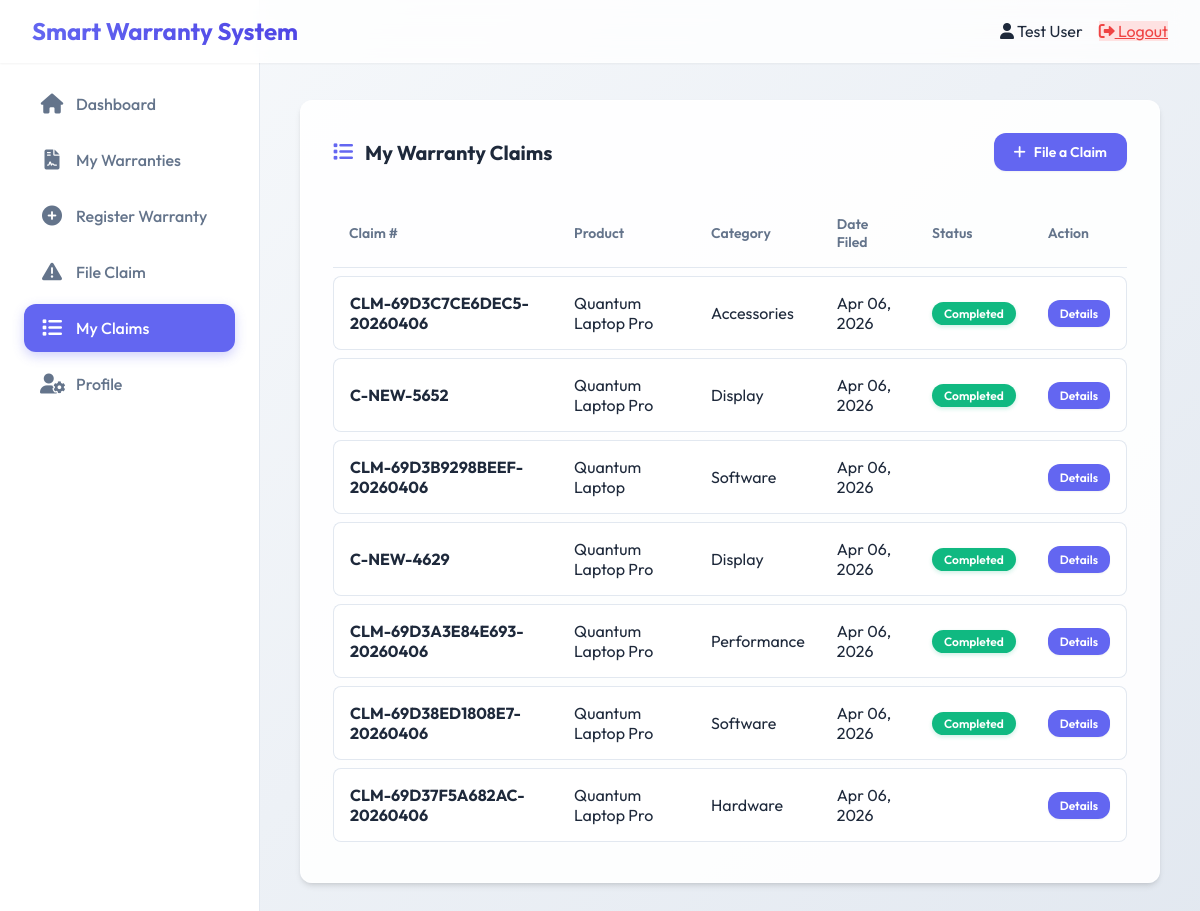
The page /client/claims.php (signed in) on the database its author committed.
### tables this page shows
CREATE TABLE `claims` (
  `id` int(11) NOT NULL,
  `claim_number` varchar(50) NOT NULL,
  `warranty_id` int(11) NOT NULL,
  `user_id` int(11) NOT NULL,
  `assigned_technician_id` int(11) DEFAULT NULL,
  `issue_description` text NOT NULL,
  `issue_category` varchar(50) NOT NULL,
  `priority` enum('low','medium','high','urgent') NOT NULL DEFAULT 'medium',
  `status` enum('pending','under_review','approved','rejected','in_progress','completed','replaced','pending_refund','refund_denied') NOT NULL DEFAULT 'pending',
  `created_at` timestamp NOT NULL DEFAULT current_timestamp(),
  `updated_at` timestamp NOT NULL DEFAULT current_timestamp() ON UPDATE current_timestamp()
);

CREATE TABLE `products` (
  `id` int(11) NOT NULL,
  `product_name` varchar(100) NOT NULL,
  `model_number` varchar(50) NOT NULL,
  `brand` varchar(50) NOT NULL,
  `price` decimal(10,2) DEFAULT 0.00,
  `warranty_period_months` int(11) NOT NULL,
  `warranty_terms` text DEFAULT NULL,
  `created_at` timestamp NOT NULL DEFAULT current_timestamp()
);

### client/claims.php (the view, shortened to what this page needs)
<?php
require_once '../config.php';
$user_id = (int)$_SESSION['user_id'];
$claims = $pdo->query("
    SELECT c.*, p.product_name, wr.warranty_number
    FROM claims c
    JOIN warranty_registrations wr ON c.warranty_id = wr.id
    JOIN products p ON wr.product_id = p.id
    WHERE c.user_id = $user_id
    ORDER BY c.created_at DESC
")->fetchAll();
require_once '../includes/header.php';
require_once '../includes/sidebar.php';
?>
<div class="main-content">
    <div class="section">
        <div style="display:flex; justify-content:space-between; align-items:center; margin-bottom:20px;">
            <h2 style="margin:0;"><i class="fas fa-list"></i> My Warranty Claims</h2>
            <a href="file_claim.php" class="btn"><i class="fas fa-plus"></i> File a Claim</a>
        </div>
        <div style="overflow-x: auto;">
            <table>
                <thead>
                    <tr>
                         <th>Claim #</th>
                         <th>Product</th>
                         <th>Category</th>
                         <th>Date Filed</th>
                         <th>Status</th>
                         <th>Action</th>
                    </tr>
                </thead>
                <tbody>
                    <?php if(count($claims) > 0): ?>
                        <?php foreach($claims as $claim): ?>
                            <tr>
                                <td><strong><?php echo htmlspecialchars($claim['claim_number']); ?></strong></td>
                                <td><?php echo htmlspecialchars($claim['product_name']); ?></td>
                                <td><?php echo htmlspecialchars(ucfirst($claim['issue_category'])); ?></td>
                                <td><?php echo date('M d, Y', strtotime($claim['created_at'])); ?></td>
                                <td><span class="status status-<?php echo htmlspecialchars($claim['status']); ?>"><?php echo str_replace('_', ' ', ucfirst(htmlspecialchars($claim['status']))); ?></span></td>
                                <td><a href="view_claim.php?id=<?php echo htmlspecialchars($claim['id']); ?>" class="btn btn-sm">Details</a></td>
                            </tr>
                        <?php endforeach; ?>
                    <?php else: ?>
                        <tr><td colspan="6" class="empty-state">No claims filed yet.</td></tr>
                    <?php endif; ?>
                </tbody>
            </table>
        </div>
    </div>
</div>
<?php require_once '../includes/footer.php'; ?>

### assets/css/style.css (style rules this page uses)
* { margin: 0; padding: 0; box-sizing: border-box; }
:root { --primary: #6366f1; --primary-dark: #4f46e5; --secondary: #64748b; --success: #10b981; --warning: #f59e0b; --danger: #ef4444; --info: #0ea5e9; --bg-main: #f8fafc; --bg-card: rgba(255, 255, 255, 0.9); --text-main: #1e293b; --text-muted: #64748b; --shadow-sm: 0 1px 2px 0 rgb(0 0 0 / 0.05); --shadow: 0 4px 6px -1px rgb(0 0 0 / 0.1), 0 2px 4px -2px rgb(0 0 0 / 0.1); --shadow-lg: 0 10px 15px -3px rgb(0 0 0 / 0.1), 0 4px 6px -4px rgb(0 0 0 / 0.1); --radius: 12px; }
body { font-family: 'Outfit', sans-serif; background: linear-gradient(135deg, #f8fafc 0%, #e2e8f0 100%); color: var(--text-main); min-height: 100vh; }
.main-content { margin-left: 260px; padding: 100px 2.5rem 3rem; min-height: 100vh; width: calc(100% - 260px); }
.section { background: var(--bg-card); padding: 2rem; border-radius: var(--radius); box-shadow: var(--shadow); margin-bottom: 2.5rem; border: 1px solid rgba(255, 255, 255, 0.5); overflow-x: auto; }
.section h2 { font-size: 1.25rem; font-weight: 700; margin-bottom: 1.5rem; display: flex; align-items: center; gap: 0.75rem; }
.section h2 i { color: var(--primary); }
table { width: 100%; border-collapse: separate; border-spacing: 0 0.5rem; }
th { text-align: left; padding: 1rem; color: var(--text-muted); font-weight: 600; font-size: 0.875rem; border-bottom: 1px solid #e2e8f0; }
td { padding: 1rem; background: white; border-top: 1px solid #e2e8f0; border-bottom: 1px solid #e2e8f0; }
td:first-child { border-left: 1px solid #e2e8f0; border-top-left-radius: 8px; border-bottom-left-radius: 8px; }
td:last-child { border-right: 1px solid #e2e8f0; border-top-right-radius: 8px; border-bottom-right-radius: 8px; }
.status { padding: 0.25rem 0.75rem; border-radius: 9999px; font-size: 0.75rem; font-weight: 600; display: inline-flex; align-items: center; white-space: nowrap; }
.status-completed, .status-refunded, .status-replaced { background: #10b981; color: white; box-shadow: 0 2px 4px rgba(16, 185, 129, 0.2); }
.btn { display: inline-flex; align-items: center; gap: 0.5rem; padding: 0.625rem 1.25rem; font-weight: 600; border-radius: var(--radius); cursor: pointer; text-decoration: none; border: none; font-size: 0.875rem; background: var(--primary); color: white; box-shadow: 0 1px 2px rgba(0, 0, 0, 0.05); }
.btn-sm { padding: 0.375rem 0.75rem; font-size: 0.75rem; }

### rows shown on the page
claims: claim_number "CLM-69D3C7CE6DEC5-20260406", products.product_name "Quantum Laptop Pro", issue_category "Accessories", created_at "Apr 06, 2026", status "Completed"
claims: claim_number "C-NEW-5652", products.product_name "Quantum Laptop Pro", issue_category "Display", created_at "Apr 06, 2026", status "Completed"
claims: claim_number "CLM-69D3B9298BEEF-20260406", products.product_name "Quantum Laptop", issue_category "Software", created_at "Apr 06, 2026"
claims: claim_number "C-NEW-4629", products.product_name "Quantum Laptop Pro", issue_category "Display", created_at "Apr 06, 2026", status "Completed"
claims: claim_number "CLM-69D3A3E84E693-20260406", products.product_name "Quantum Laptop Pro", issue_category "Performance", created_at "Apr 06, 2026", status "Completed"
claims: claim_number "CLM-69D38ED1808E7-20260406", products.product_name "Quantum Laptop Pro", issue_category "Software", created_at "Apr 06, 2026", status "Completed"
claims: claim_number "CLM-69D37F5A682AC-20260406", products.product_name "Quantum Laptop Pro", issue_category "Hardware", created_at "Apr 06, 2026"

### other values the page prints
$site_name "Smart Warranty System"
$_SESSION['full_name'] "Test User"
